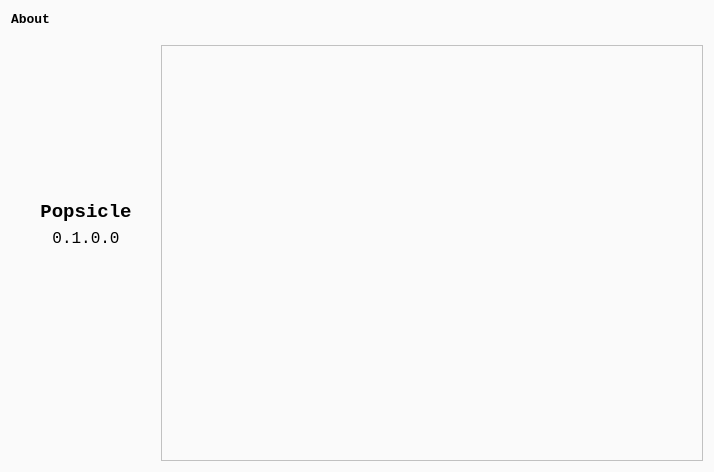
<?xml version="1.0" encoding="UTF-8"?>
<ui version="4.0">
 <class>AboutWindow</class>
 <widget class="QMainWindow" name="AboutWindow">
  <property name="geometry">
   <rect>
    <x>0</x>
    <y>0</y>
    <width>714</width>
    <height>472</height>
   </rect>
  </property>
  <property name="windowTitle">
   <string>AboutWindow</string>
  </property>
  <property name="styleSheet">
   <string notr="true">#textBrowser {
	background-color: rgb(250, 250, 250);
	border-width: 0;
	border-style:outset：

}
#centralWidget{
	background-color: rgb(250, 250, 250);
}

#topbox {
	/*background-color: rgb(105, 193, 253);*/
}

#minbutton {
  image: url(:/res/extra/minimize-button1.png);
}

#minbutton, #maxbutton {
  background-color: transparent;
  border-radius: 0px;
}

#minbutton:hover, #maxbutton:hover {
  border-style: none;
  background-color: #80c7c7c7;
}

#minbutton:pressed, #maxbutton:pressed {
  border-style: none;
  background-color: #80808080;
}

#closebutton {
  image: url(:/res/extra/close-button1.png);
  background-color: transparent;
  border-radius: 0px;
}

#closebutton:hover {
  image: url(:/res/extra/close-button2.png);
  border-style: none;
  background-color: #e81123;
}

#closebutton:pressed {
  image: url(:/res/extra/close-button2.png);
  border-style: none;
  background-color: #8c0a15;
}

#line {
	color: #c7c7c7;
}</string>
  </property>
  <widget class="QWidget" name="centralWidget">
   <layout class="QGridLayout" name="gridLayout">
    <property name="leftMargin">
     <number>0</number>
    </property>
    <property name="topMargin">
     <number>0</number>
    </property>
    <property name="rightMargin">
     <number>0</number>
    </property>
    <property name="bottomMargin">
     <number>0</number>
    </property>
    <property name="spacing">
     <number>0</number>
    </property>
    <item row="0" column="0">
     <widget class="QWidget" name="topbox" native="true">
      <property name="sizePolicy">
       <sizepolicy hsizetype="Maximum" vsizetype="Maximum">
        <horstretch>0</horstretch>
        <verstretch>0</verstretch>
       </sizepolicy>
      </property>
      <property name="minimumSize">
       <size>
        <width>100</width>
        <height>0</height>
       </size>
      </property>
      <property name="styleSheet">
       <string notr="true"/>
      </property>
      <layout class="QHBoxLayout" name="horizontalLayout">
       <property name="spacing">
        <number>0</number>
       </property>
       <property name="leftMargin">
        <number>11</number>
       </property>
       <property name="topMargin">
        <number>0</number>
       </property>
       <property name="rightMargin">
        <number>0</number>
       </property>
       <property name="bottomMargin">
        <number>0</number>
       </property>
       <item>
        <widget class="QLabel" name="Title">
         <property name="sizePolicy">
          <sizepolicy hsizetype="Maximum" vsizetype="Maximum">
           <horstretch>0</horstretch>
           <verstretch>0</verstretch>
          </sizepolicy>
         </property>
         <property name="maximumSize">
          <size>
           <width>16777215</width>
           <height>40</height>
          </size>
         </property>
         <property name="font">
          <font>
           <family>Consolas</family>
           <pointsize>10</pointsize>
           <weight>75</weight>
           <bold>true</bold>
          </font>
         </property>
         <property name="layoutDirection">
          <enum>Qt::LeftToRight</enum>
         </property>
         <property name="frameShape">
          <enum>QFrame::NoFrame</enum>
         </property>
         <property name="frameShadow">
          <enum>QFrame::Plain</enum>
         </property>
         <property name="text">
          <string>About</string>
         </property>
         <property name="textFormat">
          <enum>Qt::RichText</enum>
         </property>
         <property name="scaledContents">
          <bool>false</bool>
         </property>
         <property name="alignment">
          <set>Qt::AlignCenter</set>
         </property>
         <property name="wordWrap">
          <bool>false</bool>
         </property>
         <property name="margin">
          <number>0</number>
         </property>
        </widget>
       </item>
       <item>
        <widget class="QLabel" name="label_2">
         <property name="font">
          <font>
           <family>Consolas</family>
           <pointsize>10</pointsize>
           <weight>75</weight>
           <bold>true</bold>
          </font>
         </property>
         <property name="styleSheet">
          <string notr="true"/>
         </property>
         <property name="text">
          <string/>
         </property>
        </widget>
       </item>
       <item>
        <spacer name="verticalSpacer">
         <property name="orientation">
          <enum>Qt::Horizontal</enum>
         </property>
         <property name="sizeType">
          <enum>QSizePolicy::Preferred</enum>
         </property>
         <property name="sizeHint" stdset="0">
          <size>
           <width>10000</width>
           <height>40</height>
          </size>
         </property>
        </spacer>
       </item>
       <item>
        <widget class="QPushButton" name="minbutton">
         <property name="sizePolicy">
          <sizepolicy hsizetype="Maximum" vsizetype="Fixed">
           <horstretch>0</horstretch>
           <verstretch>0</verstretch>
          </sizepolicy>
         </property>
         <property name="minimumSize">
          <size>
           <width>50</width>
           <height>40</height>
          </size>
         </property>
         <property name="maximumSize">
          <size>
           <width>50</width>
           <height>40</height>
          </size>
         </property>
         <property name="styleSheet">
          <string notr="true"/>
         </property>
         <property name="text">
          <string/>
         </property>
         <property name="iconSize">
          <size>
           <width>50</width>
           <height>30</height>
          </size>
         </property>
         <property name="flat">
          <bool>true</bool>
         </property>
        </widget>
       </item>
       <item>
        <widget class="QPushButton" name="maxbutton">
         <property name="sizePolicy">
          <sizepolicy hsizetype="Maximum" vsizetype="Fixed">
           <horstretch>0</horstretch>
           <verstretch>0</verstretch>
          </sizepolicy>
         </property>
         <property name="minimumSize">
          <size>
           <width>50</width>
           <height>40</height>
          </size>
         </property>
         <property name="maximumSize">
          <size>
           <width>50</width>
           <height>40</height>
          </size>
         </property>
         <property name="styleSheet">
          <string notr="true"/>
         </property>
         <property name="text">
          <string/>
         </property>
         <property name="iconSize">
          <size>
           <width>50</width>
           <height>30</height>
          </size>
         </property>
         <property name="flat">
          <bool>true</bool>
         </property>
        </widget>
       </item>
       <item>
        <widget class="QPushButton" name="closebutton">
         <property name="sizePolicy">
          <sizepolicy hsizetype="Maximum" vsizetype="Fixed">
           <horstretch>0</horstretch>
           <verstretch>0</verstretch>
          </sizepolicy>
         </property>
         <property name="minimumSize">
          <size>
           <width>50</width>
           <height>40</height>
          </size>
         </property>
         <property name="maximumSize">
          <size>
           <width>50</width>
           <height>40</height>
          </size>
         </property>
         <property name="styleSheet">
          <string notr="true"/>
         </property>
         <property name="text">
          <string/>
         </property>
         <property name="iconSize">
          <size>
           <width>50</width>
           <height>30</height>
          </size>
         </property>
         <property name="flat">
          <bool>true</bool>
         </property>
        </widget>
       </item>
      </layout>
     </widget>
    </item>
    <item row="1" column="0">
     <layout class="QHBoxLayout" name="mainbox">
      <property name="spacing">
       <number>0</number>
      </property>
      <property name="leftMargin">
       <number>11</number>
      </property>
      <property name="topMargin">
       <number>5</number>
      </property>
      <property name="rightMargin">
       <number>11</number>
      </property>
      <property name="bottomMargin">
       <number>11</number>
      </property>
      <item>
       <layout class="QVBoxLayout" name="verticalLayout">
        <item>
         <widget class="QLabel" name="label">
          <property name="sizePolicy">
           <sizepolicy hsizetype="Maximum" vsizetype="Maximum">
            <horstretch>0</horstretch>
            <verstretch>0</verstretch>
           </sizepolicy>
          </property>
          <property name="minimumSize">
           <size>
            <width>150</width>
            <height>150</height>
           </size>
          </property>
          <property name="maximumSize">
           <size>
            <width>150</width>
            <height>150</height>
           </size>
          </property>
          <property name="text">
           <string/>
          </property>
          <property name="pixmap">
           <pixmap>:/res/popsicle.ico</pixmap>
          </property>
          <property name="scaledContents">
           <bool>true</bool>
          </property>
          <property name="alignment">
           <set>Qt::AlignCenter</set>
          </property>
         </widget>
        </item>
        <item>
         <widget class="QLabel" name="label_3">
          <property name="font">
           <font>
            <family>Consolas</family>
            <pointsize>14</pointsize>
            <weight>75</weight>
            <bold>true</bold>
           </font>
          </property>
          <property name="layoutDirection">
           <enum>Qt::LeftToRight</enum>
          </property>
          <property name="text">
           <string>Popsicle</string>
          </property>
          <property name="alignment">
           <set>Qt::AlignCenter</set>
          </property>
         </widget>
        </item>
        <item>
         <widget class="QLabel" name="label_4">
          <property name="font">
           <font>
            <family>Consolas</family>
            <pointsize>12</pointsize>
            <weight>50</weight>
            <bold>false</bold>
           </font>
          </property>
          <property name="text">
           <string>0.1.0.0</string>
          </property>
          <property name="scaledContents">
           <bool>false</bool>
          </property>
          <property name="alignment">
           <set>Qt::AlignCenter</set>
          </property>
         </widget>
        </item>
        <item>
         <spacer name="verticalSpacer_2">
          <property name="orientation">
           <enum>Qt::Vertical</enum>
          </property>
          <property name="sizeType">
           <enum>QSizePolicy::Maximum</enum>
          </property>
          <property name="sizeHint" stdset="0">
           <size>
            <width>20</width>
            <height>2000000</height>
           </size>
          </property>
         </spacer>
        </item>
       </layout>
      </item>
      <item>
       <widget class="QTextBrowser" name="textBrowser">
        <property name="font">
         <font>
          <family>黑体</family>
          <pointsize>12</pointsize>
          <stylestrategy>PreferAntialias</stylestrategy>
         </font>
        </property>
        <property name="focusPolicy">
         <enum>Qt::StrongFocus</enum>
        </property>
        <property name="contextMenuPolicy">
         <enum>Qt::NoContextMenu</enum>
        </property>
        <property name="acceptDrops">
         <bool>false</bool>
        </property>
        <property name="styleSheet">
         <string notr="true"/>
        </property>
        <property name="textInteractionFlags">
         <set>Qt::LinksAccessibleByKeyboard|Qt::LinksAccessibleByMouse</set>
        </property>
       </widget>
      </item>
     </layout>
    </item>
   </layout>
   <widget class="QWidget" name="layoutWidget_2">
    <property name="geometry">
     <rect>
      <x>230</x>
      <y>90</y>
      <width>2</width>
      <height>3</height>
     </rect>
    </property>
    <layout class="QHBoxLayout" name="horizontalLayout_3">
     <property name="spacing">
      <number>0</number>
     </property>
     <item>
      <widget class="Line" name="line">
       <property name="enabled">
        <bool>false</bool>
       </property>
       <property name="maximumSize">
        <size>
         <width>16777215</width>
         <height>1</height>
        </size>
       </property>
       <property name="styleSheet">
        <string notr="true"/>
       </property>
       <property name="frameShadow">
        <enum>QFrame::Plain</enum>
       </property>
       <property name="orientation">
        <enum>Qt::Horizontal</enum>
       </property>
      </widget>
     </item>
    </layout>
   </widget>
  </widget>
 </widget>
 <layoutdefault spacing="6" margin="11"/>
 <resources/>
 <connections/>
</ui>
